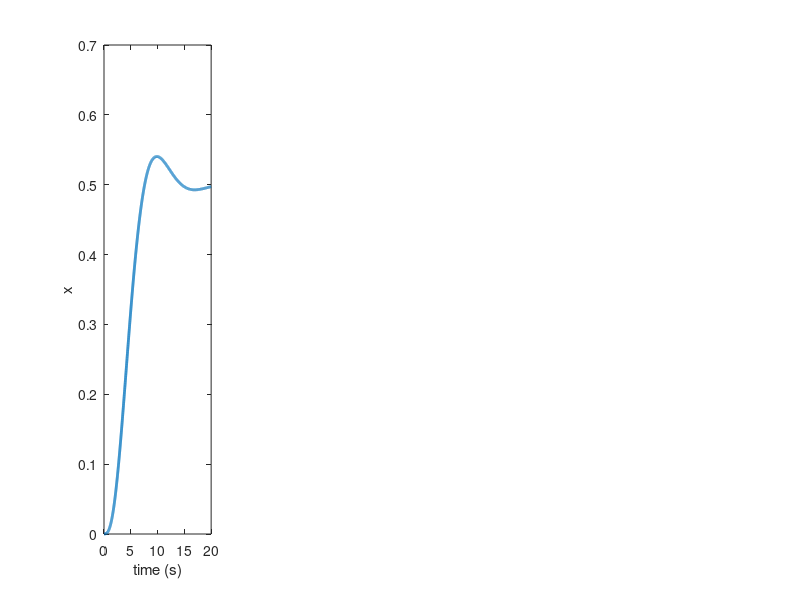

MATLAB code for this plot: (Note: this script raises an error after producing the figure.)
%%  mTAIC active inference controller for a spring mass damper system.

% Author: Ajith Anil Meera, Donders Institute for Brain, Cognition and
% Behaviour, Nijmegen

% Date: 31st August 2023
% Code accompanying the paper "Towards Metacognitive Robot Decision Making
% for Tool Selection" at IWAI 2023.


%%%%%%%%%%%%%
%%
clear all

task = 1; % 1 for position control, 2 for velocity control, 3 for acceleration control
tool = 1; % tools 1, 2 or 3
goal_x = [.5; 0];  % goal position and velocity 
Pi_g = diag([.01 .01]);  % goal precision (gain): tune it with dt for stability of Euler discretization
learn = 1;   % learning rate
dt = .01;    % sampling time
nt = 2000;   % number of time steps



% spring mass damper system
% k = .3; m = .25; b = .3;

if tool ==1
    k = .2; m = .4; b = .4; % tool 1
elseif tool == 2
    k = .3; m = .3; b = .2; % tool 2
elseif tool == 3
    k = .3; m = .2; b = .6; % tool 3
end

model.A = [0 1; -k/m -b/m];
model.B = [0; 1/m];
model.C = [1 0];




% discretize the system
sys_d = c2d(ss(model.A,model.B,model.C,[]),dt,'zoh');

nx = size(model.A,1);
nu = size(model.B,2);
ny = size(model.C,1);
model.u = ones(nu,nt);%repmat(1*sin(.1*(0:dt:(nt-1)*dt)),nu,1);  % k1 sin(omega*t)
model.x = zeros(nx,nt);
model.y = zeros(ny,nt);

a = zeros(size(model.u));
Pa = .00001*eye(nu);  % prior precision on action
% A = eye(nx);
Pi_w = 10*eye(nx);
k_h = 4;

Ug = 0; Uc = 0; H = 0; F_action = 0; 
for i = 3:nt-1
   
    % assuming a known state
    brain.x = model.x(:,i); % brain.x = Dx - dFdx
%     brain.x = - learn* (brain.x - goal_x)*Pi_g*dt;
    
    %%%% action from FEP (without priors on action) :dadt = -dFda = -dFdx*dxda
    
    
    if task == 1
        % active inference for constant goal state
%         a(:,i) = a(:,i-1) - learn*( (brain.x - goal_x)'*Pi_g*(-inv(model.A)*model.B) + Pa*a(:,i-1)  )*dt;
        k_h = 1;
        dFda = (brain.x - goal_x).'*Pi_g*(-pinv(model.A)*model.B) + Pa*a(:,i-1);
        dFdaa = (-pinv(model.A)*model.B).'*Pi_g*(-pinv(model.A)*model.B) + Pa;
        a(:,i) = a(:,i-1) + (expm(-k_h*dFdaa*dt)-eye(ny))*pinv(dFdaa)*dFda;  % action update from Free energy curve
            
        Pi_u = dFdaa; % precision on action
        Ug = Ug + .5*(model.x(:,i) - goal_x)'*Pi_g*(model.x(:,i) - goal_x); % performance
        Uc = Uc + .5*a(:,i)'*Pa*a(:,i); % control cost
        H = H -.5*log(det(Pi_u));       % confidence
        
    elseif task == 2
        % active inference for constant goal state velocity
        goal_vel = [10; 0];  Pi_vel = diag([1 1]);
        dFda = (model.A*ones(nx,nu)+model.B)'*Pi_vel*(model.A*brain.x + ...
                        model.B*a(:,i-1) - goal_vel) + Pa*a(:,i-1);
        dFdaa = (model.A*ones(nx,nu)+model.B)'*Pi_vel*(model.A*ones(nx,nu)+model.B) + Pa;
%         dFda = (model.A*(-pinv(model.A)*model.B)+model.B)'*Pi_vel*(model.A*brain.x + ...
%                         model.B*a(:,i-1) - goal_vel) + Pa*a(:,i-1);
%         dFdaa = (model.A*(-pinv(model.A)*model.B)+model.B)'*Pi_vel*(model.A*(-pinv(model.A)*model.B)+model.B) + Pa;

        a(:,i) = a(:,i-1) + (expm(-k_h*dFdaa*dt)-eye(nu))*pinv(dFdaa)*dFda;
        Pi_u = dFdaa;
        Ug = Ug +  .5*([model.x(2,i); (model.x(2,i)-model.x(2,i-1))/dt] - goal_vel)'...
               *Pi_vel*([model.x(2,i); (model.x(2,i)-model.x(2,i-1))/dt] - goal_vel);
        Uc = Uc + .5*a(:,i)'*Pa*a(:,i);
        H = H -.5*log(det(Pi_u));
        
    elseif task == 3
        % active inference for constant goal state acceleration
        goal_acc = [.5; 0];  Pi_acc = diag([10 0]);
%         Pa = .1; k_h = 4;
        a_dot = (a(:,i-1) - a(:,i-2))/dt;
        dFda = (model.A^2*[1; 0] +model.A*model.B + model.B*0  )'*Pi_acc*...
            (model.A*(model.A*brain.x + model.B*a(:,i-1)) + model.B*a_dot - goal_acc)  + Pa*a(:,i-1);
        dFdaa = (model.A^2*[1; 0] +model.A*model.B + model.B*0 )'*Pi_acc*....
            (model.A^2*[1; 0] +model.A*model.B + model.B*0 )  + Pa;
        a(:,i)= a(:,i-1) + (expm(-k_h*dFdaa*dt)-eye(ny))*pinv(dFdaa)*dFda;
        
        Pi_u = dFdaa;
        Ug = Ug + .5*([(model.x(2,i)-model.x(2,i-1))/dt; 0] - goal_acc)'*Pi_acc*...
                ([(model.x(2,i)-model.x(2,i-1))/dt; 0] - goal_acc);
        Uc = Uc + .5*a(:,i)'*Pa*a(:,i);
        H = H -.5*log(det(Pi_u));
    end
    %     A = A - learn * (brain.x - goal_x)'*Pi_g* ( -inv(A) * brain.x )*dt
    %     A = A + learn * (brain.x'*Pi_w*([brain.x(2,1); 0] -A*brain.x-model.B*a(:,i-1)) )*dt   ;
    
    % Generative process - take action in the world
    model.x(:,i+1) = sys_d.A*model.x(:,i) + sys_d.B*a(:,i);
%     model.x(:,i+1) = sys_d.A*model.x(:,i) + sys_d.B*model.u(:,i);
    model.y(:,i)   = sys_d.C*model.x(:,i);% + .001*(-1+2*rand(ny,1));  
    

    
end
a(:,i+1) = a(:,i);
F_action = F_action + Ug + Uc + H; % time integral of free energy

%%
% Plot the results
figure(2);  subplot(1,4,1); 
plot(0:dt:(nt-1)*dt,model.x(1,:),'linewidth',2); hold on; 
xlabel('time (s)'); ylabel('x')
if task == 1
    yline(goal_x(1),'--','linewidth',2); hold on; 
    subplot(1,4,2); yline(goal_x(2),'--','linewidth',2); hold on;
end

subplot(1,4,2)
plot(0:dt:(nt-1)*dt,model.x(2,:)','linewidth',2); hold on; 
xlabel('time (s)'); ylabel('$\dot{x}$','interpreter','latex')
if task == 2
    yline(goal_vel(1),'--','linewidth',2);
    subplot(1,4,3); yline(goal_x(2),'--','linewidth',2); hold on;
end

subplot(1,4,3)
plot(dt:dt:(nt-1)*dt,diff(model.x(2,:))'/dt,'linewidth',2); 
hold on; xlabel('time (s)'); ylabel('$\ddot{x}$','interpreter','latex')
if task == 3
    yline(goal_acc(1),'--','linewidth',2);
end

subplot(1,4,4);
% fill([0:dt:(nt-1)*dt, fliplr(0:dt:(nt-1)*dt)], [a+Pi_u^-.5, fliplr(a-Pi_u^-.5)],...
%     [.5 .5 .5],'FaceAlpha',0.1,'linewidth',.01);
% hold on;
plot(0:dt:(nt-1)*dt,a,'linewidth',2); xlabel('time (s)'); ylabel('u '); hold on;
set(findobj(gcf,'type','axes'),'FontSize',12);

fprintf('\n U^g, U^c,H,F,Pi^u = [%f,%f,%f,%f,%f]\n',Ug,Uc,H,F_action,Pi_u)
